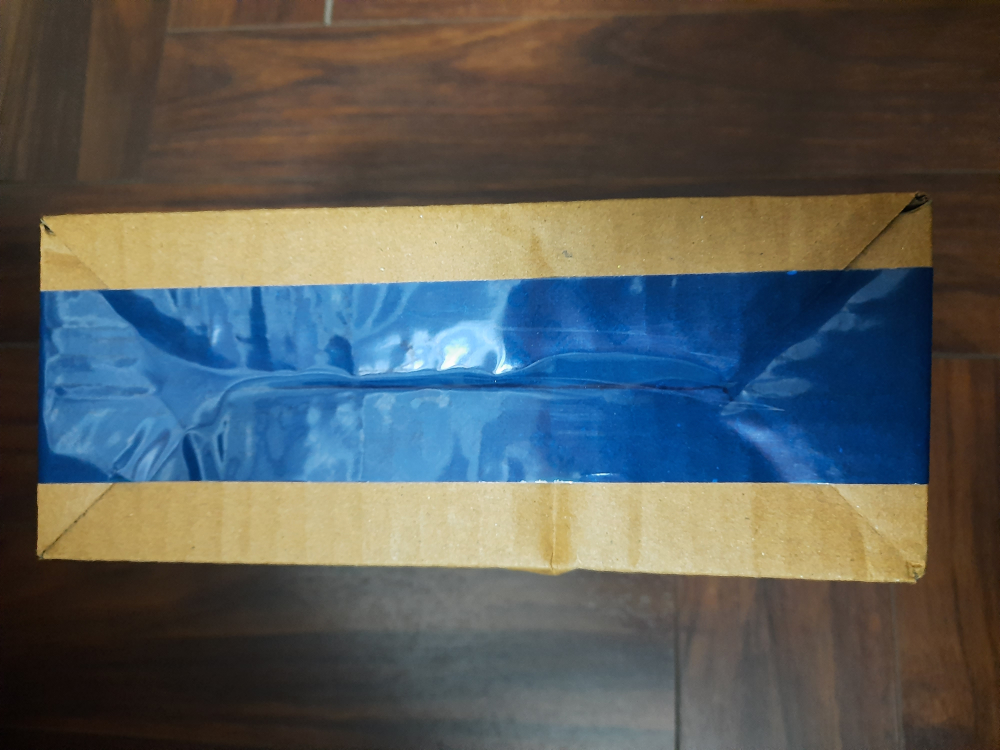
#> input picture seal_benchmark/future work data/20261023_163721.jpg, 4000 x 3000 px (shown at 1/4 size)
$ python corruptions.py --demo 'future work data/20261023_163721.jpg'
#> lines starting #> are read from the running program, lines starting #| are printed output that depends on the picture
### seal_benchmark/config.py
"""Shared constants and torch-free helpers (imported by every script).

Everything in the "fixed experiment settings" block is part of the experiment
definition. If you change it, you are running a different experiment.
"""
import hashlib
import os

import numpy as np

# ---- fixed experiment settings ------------------------------------------------
IMG_SIZE = 224                           # every photo is resized to IMG_SIZE x IMG_SIZE
CLASS_NAMES = ["intact", "tampered"]     # index 0 / 1; "tampered" is the positive class
CORRUPTION_SEED = 1234                   # independent of the training seed on purpose,
                                         # so every model sees identical corrupted images
SEVERITIES = (1, 2, 3)
DIFFERENT_BOX_PREFIX = "D"               # box IDs starting with "D" = "different boxes" group
CLEAN_LIGHTING = {"daylight", "indoor"}  # any other lighting counts as a robustness photo

# ---- filename convention --------------------------------------------------------
# {box}_{label}_{tamper}_{phone}_{lighting}_{angle}_{occlusion}_{idx}.jpg
# e.g.  I08_tampered_cut_B_daylight_straight_none_01.jpg
#       I08_intact_none_B_lowflash_straight_finger2_03.jpg
# tamper: none/peel/cut/restuck/disguise    occlusion: none/low/finger2/high/sticker/shadow/partialframe
FIELDS = ["box", "label", "tamper", "phone", "lighting", "angle", "occlusion", "idx"]
ALLOWED = {
    "label": {"intact", "tampered"},
    "tamper": {"none", "peel", "cut", "restuck", "disguise"},
    "lighting": {"daylight", "indoor", "lowlight", "lowflash", "glare"},
    "angle": {"straight", "offaxis"},
    "occlusion": {"none", "low", "finger2", "high", "sticker", "shadow", "partialframe"},
}
# Older spellings in existing filenames are still accepted and are converted to the new names
# inside the manifest (the files themselves are not renamed).
TAMPER_ALIASES = {"peeled": "peel", "partial": "restuck", "disguised": "disguise"}
OCCLUSION_ALIASES = {"finger1": "low", "finger3": "high"}
IMAGE_EXTS = (".jpg", ".jpeg", ".png")


# [42 lines left out: functions parse_filename, derive_group_condition, sha256_file, not called in this run]


def seed_for(relpath, corruption, severity):
    """Deterministic per-image, per-corruption seed (does not use Python's salted hash())."""
    key = f"{CORRUPTION_SEED}|{relpath}|{corruption}|{severity}".encode()
    return int(hashlib.md5(key).hexdigest()[:8], 16)


# [21 lines left out: function metrics, not called in this run]

### seal_benchmark/corruptions.py
"""Deterministic synthetic corruptions (applied to test images only).

All corruptions operate on a 224x224 RGB PIL image and take a seed, so the exact
same corrupted pixels are produced on every run, for every model.

Run `python corruptions.py --demo some_photo.jpg` to write a contact sheet and
eyeball whether the corruptions look like plausible phone-photo problems.
"""
import argparse
import io

import numpy as np
from PIL import Image, ImageEnhance, ImageFilter
from scipy.ndimage import uniform_filter1d

from config import IMG_SIZE, SEVERITIES, seed_for  # noqa: F401  (seed_for re-exported)


def _to_img(arr):
    return Image.fromarray(np.clip(np.rint(arr), 0, 255).astype(np.uint8))


def gaussian_noise(img, sev, rng):
    sigma = (0.04, 0.08, 0.14)[sev - 1]                 # fraction of full range
    x = np.asarray(img, dtype=np.float32) / 255.0
    x = x + rng.normal(0.0, sigma, x.shape).astype(np.float32)
    return _to_img(x * 255.0)


def blur(img, sev, rng):                                # defocus-like (Gaussian) blur
    radius = (1.5, 3.0, 5.0)[sev - 1]
    return img.filter(ImageFilter.GaussianBlur(radius))


def motion_blur(img, sev, rng):                         # horizontal motion blur
    length = (7, 15, 25)[sev - 1]
    arr = np.asarray(img, dtype=np.float32)
    return _to_img(uniform_filter1d(arr, size=length, axis=1, mode="reflect"))


def brightness_down(img, sev, rng):                     # under-exposed / dim room
    return ImageEnhance.Brightness(img).enhance((0.6, 0.4, 0.2)[sev - 1])


def contrast_down(img, sev, rng):                       # washed-out / hazy
    return ImageEnhance.Contrast(img).enhance((0.6, 0.4, 0.2)[sev - 1])


def jpeg(img, sev, rng):                                # heavy upload compression
    quality = (50, 25, 10)[sev - 1]
    buf = io.BytesIO()
    img.save(buf, format="JPEG", quality=quality)
    buf.seek(0)
    return Image.open(buf).convert("RGB")


def occlusion_patch(img, sev, rng):                     # gray rectangle hiding part of the photo
    frac = (0.15, 0.30, 0.50)[sev - 1]                  # fraction of image area hidden
    w, h = img.size
    area = frac * w * h
    aspect = rng.uniform(0.6, 1.6)                      # width / height
    ph = min(h, max(1, int(round(np.sqrt(area / aspect)))))
    pw = min(w, max(1, int(round(area / ph))))
    x0 = int(rng.randint(0, w - pw + 1))
    y0 = int(rng.randint(0, h - ph + 1))
    arr = np.array(img)
    arr[y0:y0 + ph, x0:x0 + pw] = 128
    return Image.fromarray(arr)


CORRUPTIONS = {
    "gaussian_noise": gaussian_noise,
    "blur": blur,
    "motion_blur": motion_blur,
    "brightness_down": brightness_down,
    "contrast_down": contrast_down,
    "jpeg": jpeg,
    "occlusion_patch": occlusion_patch,
}


def apply_corruption(img, name, severity, seed):
    if name not in CORRUPTIONS:
        raise KeyError(f"unknown corruption '{name}'")
    if severity not in SEVERITIES:
        raise ValueError(f"severity must be one of {SEVERITIES}")
    rng = np.random.RandomState(seed)                   # frozen stream across numpy versions
    return CORRUPTIONS[name](img.convert("RGB"), severity, rng)


def make_contact_sheet(path, out="corruption_demo.png"):
#> called with path = 'future work data/20261023_163721.jpg', out = 'corruption_demo.png'
    from PIL import ImageOps
    base = ImageOps.exif_transpose(Image.open(path)).convert("RGB").resize((IMG_SIZE, IMG_SIZE), Image.BICUBIC)
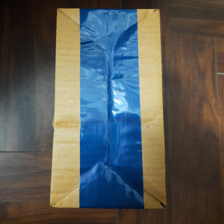
#> base: PIL image 224x224 RGB; mean R, G, B 87.5, 91.4, 89.8
    names = list(CORRUPTIONS)
    sheet = Image.new("RGB", (IMG_SIZE * (1 + len(SEVERITIES)), IMG_SIZE * len(names)), "white")
#> sheet: PIL image 896x1568 RGB; every value is 255
    for r, name in enumerate(names):
        sheet.paste(base, (0, r * IMG_SIZE))
        for c, sev in enumerate(SEVERITIES, start=1):
            out_img = apply_corruption(base, name, sev, seed_for("demo", name, sev))
            sheet.paste(out_img, (c * IMG_SIZE, r * IMG_SIZE))
#> this loop made 7 passes
#> pass 1, in gaussian_noise, `x = x + rng.normal(0.0, sigma, x.shape).astype(np.float32)`:
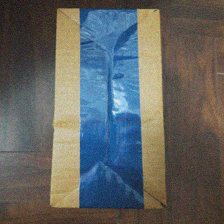
#> x: shape (224, 224, 3) float32; mean R, G, B 0.343, 0.358, 0.352; drawn with min black and max white
#> pass 1, in gaussian_noise (call 2), `x = x + rng.normal(0.0, sigma, x.shape).astype(np.float32)`:
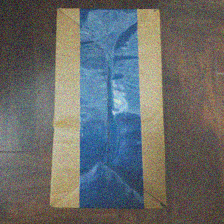
#> x: shape (224, 224, 3) float32; mean R, G, B 0.343, 0.358, 0.352; drawn with min black and max white
#> pass 1, in gaussian_noise (call 3), `x = x + rng.normal(0.0, sigma, x.shape).astype(np.float32)`:
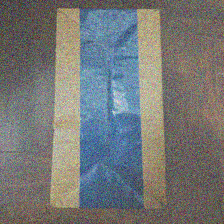
#> x: shape (224, 224, 3) float32; mean R, G, B 0.344, 0.358, 0.352; drawn with min black and max white
#> after the loop:
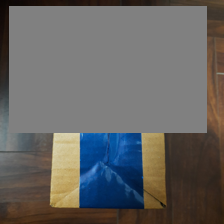
#> out_img: PIL image 224x224 RGB; mean R, G, B 102, 100.6, 98.6
#> after the loop:
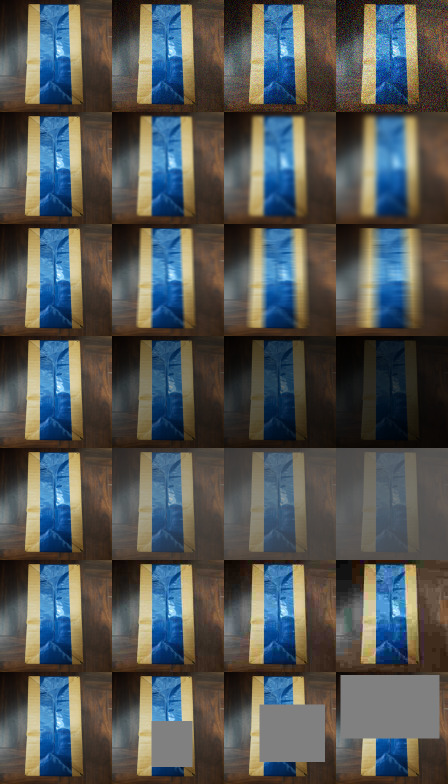
#> sheet: PIL image 896x1568 RGB (shown at 1/2 size); mean R, G, B 83.3, 86, 84.3
    sheet.save(out)
    print(f"wrote {out}  (rows: {', '.join(names)}; columns: original, severity 1, 2, 3)")


if __name__ == "__main__":
    ap = argparse.ArgumentParser()
    ap.add_argument("--demo", required=True, help="path to one photo")
    ap.add_argument("--out", default="corruption_demo.png")
    a = ap.parse_args()
    make_contact_sheet(a.demo, a.out)

$ run again, on seal_benchmark/future work data/20261023_163828.jpg
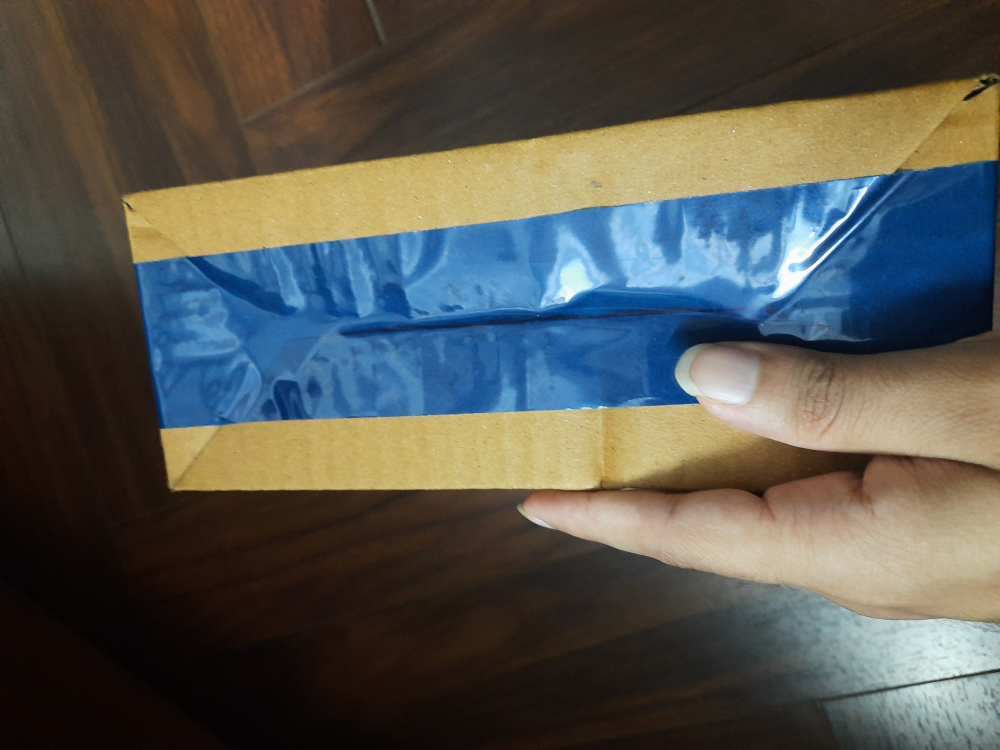
#> input picture seal_benchmark/future work data/20261023_163828.jpg, 4000 x 3000 px (shown at 1/4 size)
#> after the loop in make_contact_sheet, `for r, name in enumerate(names):`:
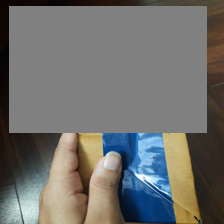
#> out_img: PIL image 224x224 RGB; mean R, G, B 111.9, 111.7, 108.5
#> after the loop in make_contact_sheet, `for r, name in enumerate(names):`:
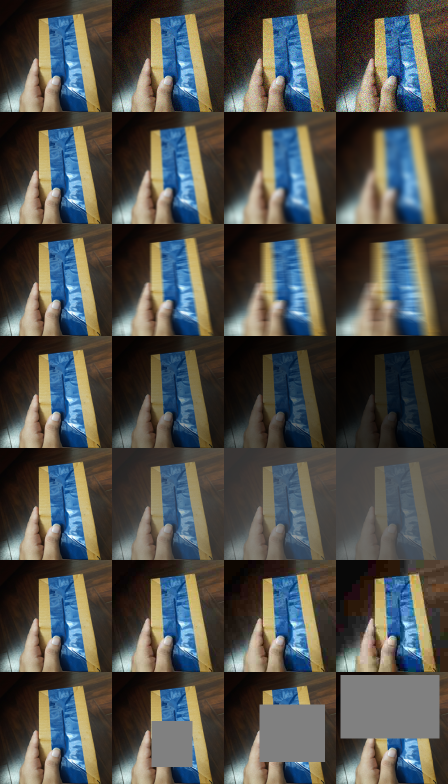
#> sheet: PIL image 896x1568 RGB (shown at 1/2 size); mean R, G, B 81.1, 81.3, 76.4

$ run again, on seal_benchmark/future work data/20261023_163845.jpg
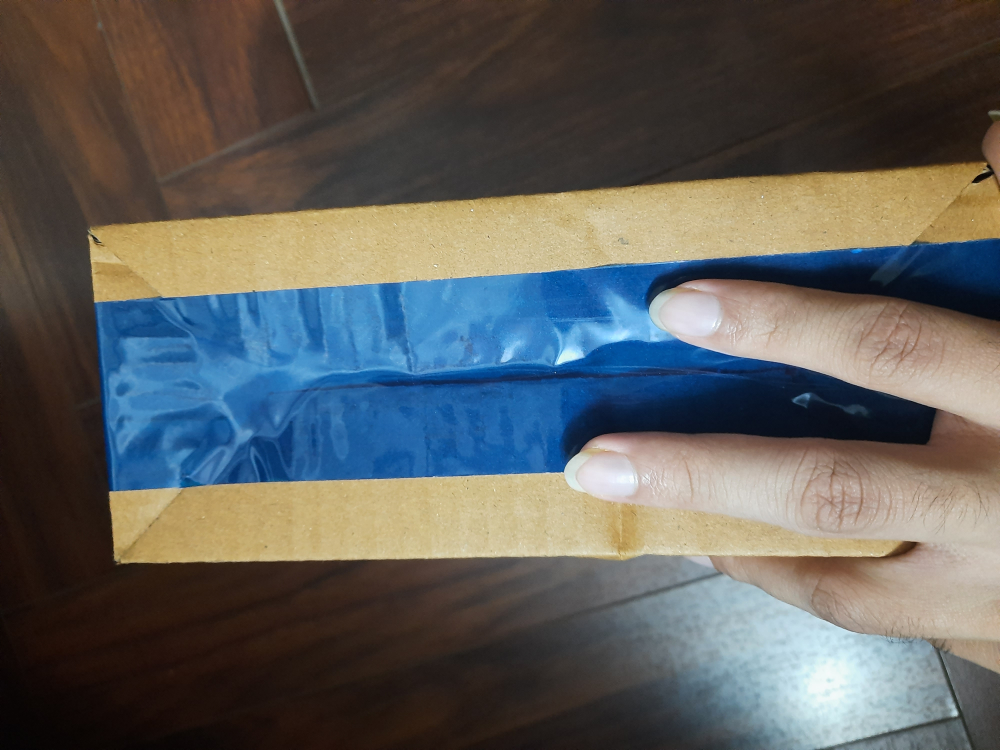
#> input picture seal_benchmark/future work data/20261023_163845.jpg, 4000 x 3000 px (shown at 1/4 size)
#> after the loop in make_contact_sheet, `for r, name in enumerate(names):`:
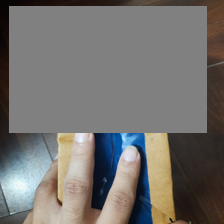
#> out_img: PIL image 224x224 RGB; mean R, G, B 116, 113.4, 110.2
#> after the loop in make_contact_sheet, `for r, name in enumerate(names):`:
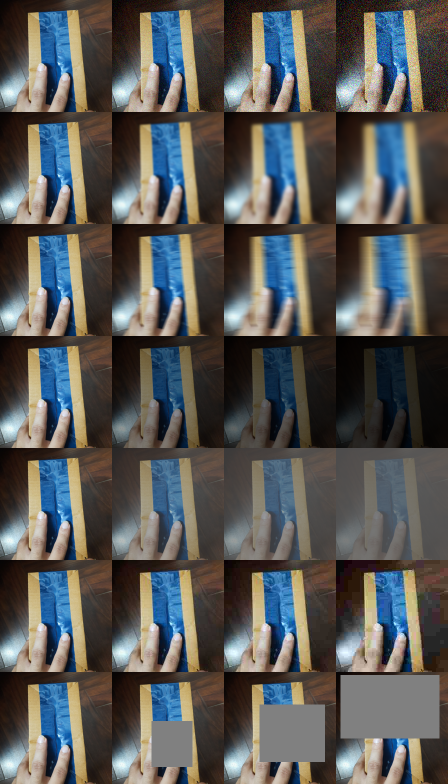
#> sheet: PIL image 896x1568 RGB (shown at 1/2 size); mean R, G, B 89.3, 89, 86.5

$ run again, on seal_benchmark/future work data/20261023_163901.jpg
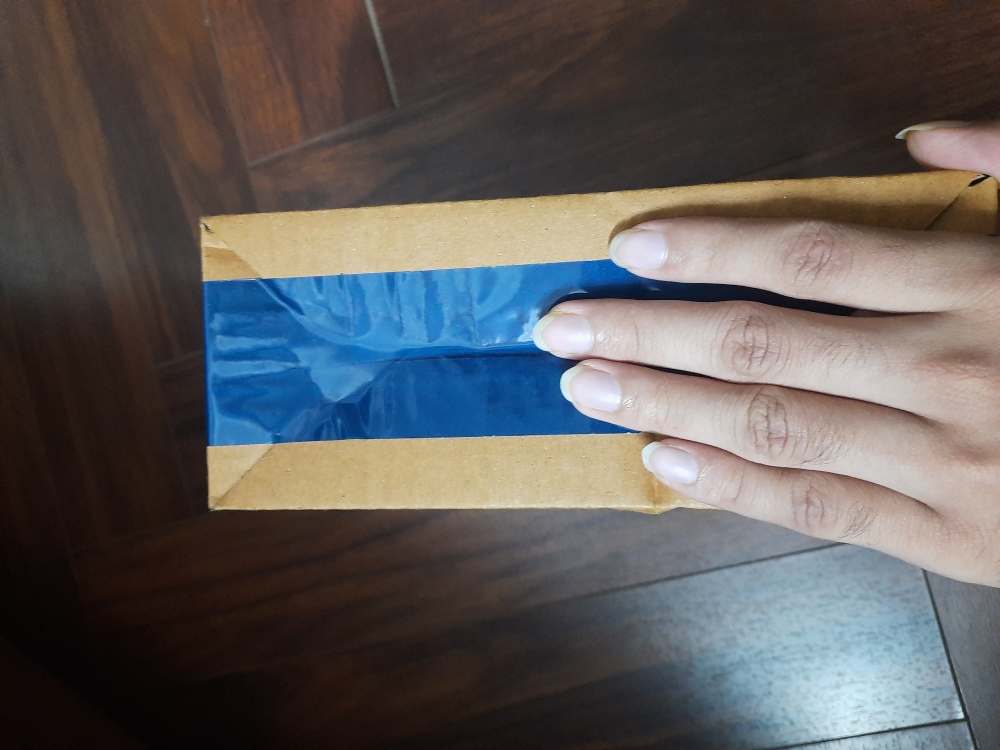
#> input picture seal_benchmark/future work data/20261023_163901.jpg, 4000 x 3000 px (shown at 1/4 size)
#> after the loop in make_contact_sheet, `for r, name in enumerate(names):`:
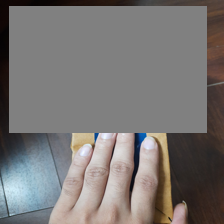
#> out_img: PIL image 224x224 RGB; mean R, G, B 121.1, 117.5, 116
#> after the loop in make_contact_sheet, `for r, name in enumerate(names):`:
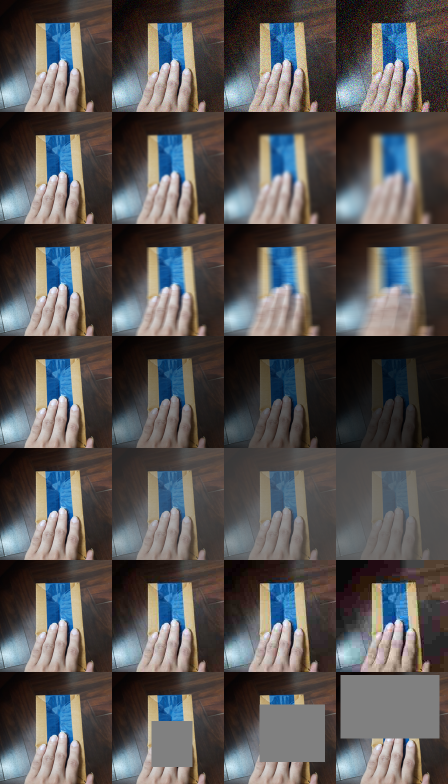
#> sheet: PIL image 896x1568 RGB (shown at 1/2 size); mean R, G, B 88.7, 86, 85.4
